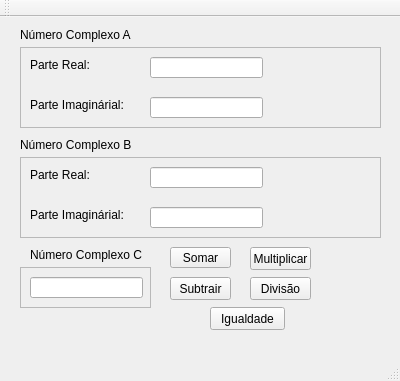
<?xml version="1.0" encoding="UTF-8"?>
<ui version="4.0">
 <class>MainWindow</class>
 <widget class="QMainWindow" name="MainWindow">
  <property name="geometry">
   <rect>
    <x>0</x>
    <y>0</y>
    <width>400</width>
    <height>381</height>
   </rect>
  </property>
  <property name="windowTitle">
   <string>MainWindow</string>
  </property>
  <widget class="QWidget" name="centralWidget">
   <widget class="QFrame" name="frame">
    <property name="geometry">
     <rect>
      <x>20</x>
      <y>30</y>
      <width>361</width>
      <height>81</height>
     </rect>
    </property>
    <property name="frameShape">
     <enum>QFrame::StyledPanel</enum>
    </property>
    <property name="frameShadow">
     <enum>QFrame::Raised</enum>
    </property>
    <widget class="QLineEdit" name="lineEdit">
     <property name="geometry">
      <rect>
       <x>130</x>
       <y>10</y>
       <width>113</width>
       <height>21</height>
      </rect>
     </property>
    </widget>
    <widget class="QLineEdit" name="lineEdit_2">
     <property name="geometry">
      <rect>
       <x>130</x>
       <y>50</y>
       <width>113</width>
       <height>21</height>
      </rect>
     </property>
    </widget>
    <widget class="QLabel" name="label_4">
     <property name="geometry">
      <rect>
       <x>10</x>
       <y>10</y>
       <width>71</width>
       <height>16</height>
      </rect>
     </property>
     <property name="text">
      <string>Parte Real:</string>
     </property>
    </widget>
    <widget class="QLabel" name="label_5">
     <property name="geometry">
      <rect>
       <x>10</x>
       <y>50</y>
       <width>111</width>
       <height>16</height>
      </rect>
     </property>
     <property name="text">
      <string>Parte Imaginárial:</string>
     </property>
    </widget>
   </widget>
   <widget class="QPushButton" name="pushButton">
    <property name="geometry">
     <rect>
      <x>170</x>
      <y>230</y>
      <width>61</width>
      <height>21</height>
     </rect>
    </property>
    <property name="text">
     <string>Somar</string>
    </property>
   </widget>
   <widget class="QLabel" name="label">
    <property name="geometry">
     <rect>
      <x>20</x>
      <y>10</y>
      <width>131</width>
      <height>16</height>
     </rect>
    </property>
    <property name="text">
     <string>Número Complexo A</string>
    </property>
   </widget>
   <widget class="QLabel" name="label_2">
    <property name="geometry">
     <rect>
      <x>20</x>
      <y>120</y>
      <width>131</width>
      <height>16</height>
     </rect>
    </property>
    <property name="text">
     <string>Número Complexo B</string>
    </property>
   </widget>
   <widget class="QFrame" name="frame_3">
    <property name="geometry">
     <rect>
      <x>20</x>
      <y>140</y>
      <width>361</width>
      <height>81</height>
     </rect>
    </property>
    <property name="frameShape">
     <enum>QFrame::StyledPanel</enum>
    </property>
    <property name="frameShadow">
     <enum>QFrame::Raised</enum>
    </property>
    <widget class="QLineEdit" name="lineEdit_3">
     <property name="geometry">
      <rect>
       <x>130</x>
       <y>10</y>
       <width>113</width>
       <height>21</height>
      </rect>
     </property>
    </widget>
    <widget class="QLineEdit" name="lineEdit_4">
     <property name="geometry">
      <rect>
       <x>130</x>
       <y>50</y>
       <width>113</width>
       <height>21</height>
      </rect>
     </property>
    </widget>
    <widget class="QLabel" name="label_6">
     <property name="geometry">
      <rect>
       <x>10</x>
       <y>10</y>
       <width>71</width>
       <height>16</height>
      </rect>
     </property>
     <property name="text">
      <string>Parte Real:</string>
     </property>
    </widget>
    <widget class="QLabel" name="label_7">
     <property name="geometry">
      <rect>
       <x>10</x>
       <y>50</y>
       <width>111</width>
       <height>16</height>
      </rect>
     </property>
     <property name="text">
      <string>Parte Imaginárial:</string>
     </property>
    </widget>
   </widget>
   <widget class="QFrame" name="frame_2">
    <property name="geometry">
     <rect>
      <x>20</x>
      <y>250</y>
      <width>131</width>
      <height>41</height>
     </rect>
    </property>
    <property name="frameShape">
     <enum>QFrame::StyledPanel</enum>
    </property>
    <property name="frameShadow">
     <enum>QFrame::Raised</enum>
    </property>
    <widget class="QLineEdit" name="lineEdit_5">
     <property name="geometry">
      <rect>
       <x>10</x>
       <y>10</y>
       <width>113</width>
       <height>21</height>
      </rect>
     </property>
    </widget>
   </widget>
   <widget class="QLabel" name="label_10">
    <property name="geometry">
     <rect>
      <x>30</x>
      <y>230</y>
      <width>131</width>
      <height>16</height>
     </rect>
    </property>
    <property name="text">
     <string>Número Complexo C</string>
    </property>
   </widget>
   <widget class="QPushButton" name="pushButton_2">
    <property name="geometry">
     <rect>
      <x>170</x>
      <y>260</y>
      <width>61</width>
      <height>23</height>
     </rect>
    </property>
    <property name="text">
     <string>Subtrair</string>
    </property>
   </widget>
   <widget class="QPushButton" name="pushButton_3">
    <property name="geometry">
     <rect>
      <x>250</x>
      <y>230</y>
      <width>61</width>
      <height>23</height>
     </rect>
    </property>
    <property name="text">
     <string>Multiplicar</string>
    </property>
   </widget>
   <widget class="QPushButton" name="pushButton_4">
    <property name="geometry">
     <rect>
      <x>250</x>
      <y>260</y>
      <width>61</width>
      <height>23</height>
     </rect>
    </property>
    <property name="text">
     <string>Divisão</string>
    </property>
   </widget>
   <widget class="QPushButton" name="pushButton_5">
    <property name="geometry">
     <rect>
      <x>210</x>
      <y>290</y>
      <width>75</width>
      <height>23</height>
     </rect>
    </property>
    <property name="text">
     <string>Igualdade</string>
    </property>
   </widget>
  </widget>
  <widget class="QMenuBar" name="menuBar">
   <property name="geometry">
    <rect>
     <x>0</x>
     <y>0</y>
     <width>400</width>
     <height>22</height>
    </rect>
   </property>
  </widget>
  <widget class="QToolBar" name="mainToolBar">
   <attribute name="toolBarArea">
    <enum>TopToolBarArea</enum>
   </attribute>
   <attribute name="toolBarBreak">
    <bool>false</bool>
   </attribute>
  </widget>
  <widget class="QStatusBar" name="statusBar"/>
 </widget>
 <layoutdefault spacing="6" margin="11"/>
 <resources/>
 <connections/>
</ui>
